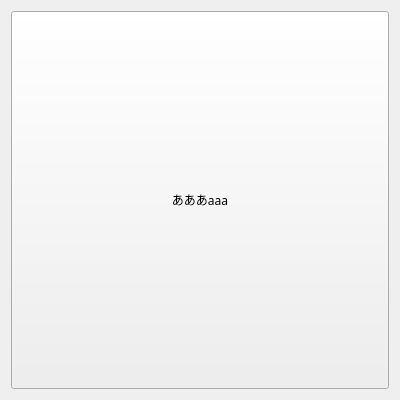
<?xml version="1.0" encoding="UTF-8"?>
<ui version="4.0">
 <class>QcmEntryGuess</class>
 <widget class="QWidget" name="QcmEntryGuess">
  <property name="geometry">
   <rect>
    <x>0</x>
    <y>0</y>
    <width>400</width>
    <height>400</height>
   </rect>
  </property>
  <property name="windowTitle">
   <string>Form</string>
  </property>
  <layout class="QHBoxLayout" name="horizontalLayout_2" stretch="0">
   <item>
    <layout class="QVBoxLayout" name="verticalLayout">
     <item>
      <widget class="QPushButton" name="EntryGuess">
       <property name="sizePolicy">
        <sizepolicy hsizetype="Expanding" vsizetype="Expanding">
         <horstretch>0</horstretch>
         <verstretch>0</verstretch>
        </sizepolicy>
       </property>
       <property name="font">
        <font>
         <family>DotGothic16</family>
        </font>
       </property>
       <property name="styleSheet">
        <string notr="true">Text{fontSizeMode: Text.Fit}</string>
       </property>
       <property name="text">
        <string>あああaaa</string>
       </property>
       <property name="checkable">
        <bool>false</bool>
       </property>
      </widget>
     </item>
    </layout>
   </item>
  </layout>
 </widget>
 <resources/>
 <connections/>
</ui>
